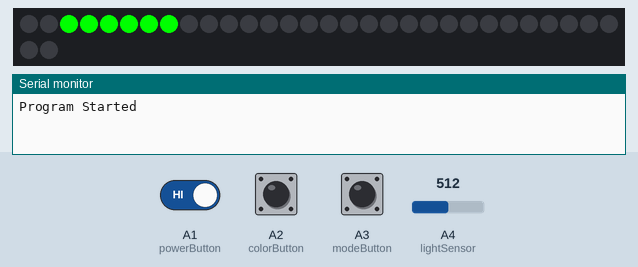
Bench run of a sketch on a simulated Arduino Uno, built with avr-gcc and run on an emulated ATmega328P. On the bench: 32 RGB LEDs in strip order, left to right, continuing on the next row, the last lines printed to the serial monitor. The test bench sets the inputs (shaded band); at power-on: A3 (modeButton) HIGH, A2 (colorButton) HIGH, A1 (powerButton) HIGH, A4 (lightSensor) = 512. Dim RGB values are drawn brighter than linear.

Above: at 3.6 s.
3.7 s: A3 (modeButton) pulled LOW for 1 s
At 5.9 s:
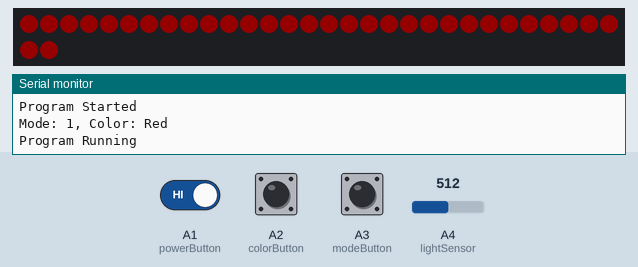
18.7 s: A2 (colorButton) pulled LOW for 3.2 s
At 29.1 s:
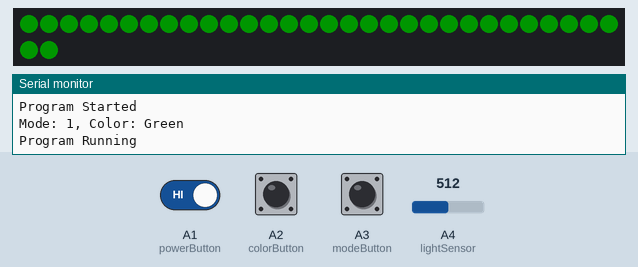
35.9 s: A1 (powerButton) driven LOW and A2 (colorButton) driven LOW
At 36.7 s:
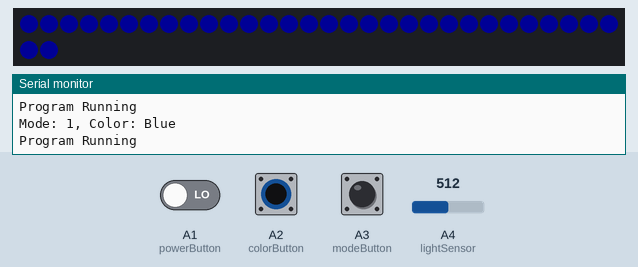
37.5 s: A1 (powerButton) driven HIGH
At 41.8 s:
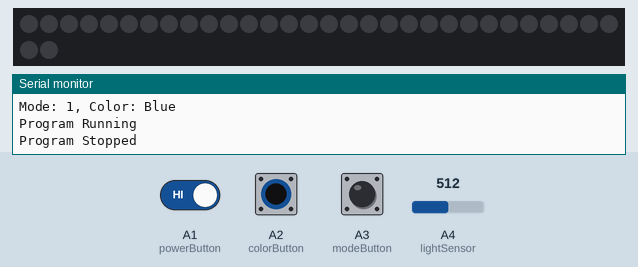
45.9 s: A1 (powerButton) driven LOW
59.9 s: A3 (modeButton) pulled LOW for 0.15 s
Timing chart, 0 to 61.6 s (numbered marks = the images above; inputs shaded):
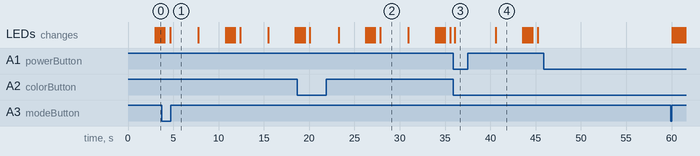

The sketch:

test.ino
```cpp
#include <Adafruit_NeoPixel.h>


					// HUSK //
/* 	 Lyssensoren er på det laveste når den er på default.
   Skru lyssensoren på maks, før du holder inne startknappen	*/


//Definerer pin-nummeret og antall LED-er i NeoPixel-stripen
#define PIN 13
#define NUMPIXELS 32

Adafruit_NeoPixel strip = Adafruit_NeoPixel(NUMPIXELS, PIN, NEO_GRB + NEO_KHZ800);

//Definerer en konstant som skal bli brukt i delay senere.
const int timer = 100;

// Definerer pin-nummer for knapper og sensor.
const int powerButton = A1;
const int colorButton = A2;
const int modeButton = A3;
const int lightSensor = A4;

// Initialiserer en variabel som holder styr på om programmet har startet eller ikke
bool programStarted = false;

//Variabler for knappens tilstand og om knappen er blitt trykket
int colorButtonState = 0;
bool colorButtonPressed = false;

//Variabler for aktiv modus og om modusknappen er blitt trykket
int activeMode = -1;
bool modeButtonPressed = false;

//Variabel som holder styr på nåværende farge, og variabel som lagrer verdien til lyssensoren
int currentColor = 0;
int lightValue;


//Funksjon for å sjekke modusknappen
void CheckmodeButton() {

  int buttonState = digitalRead(modeButton);

  //Hvis knappen er trykket og den ikke allerede var trykket
  if (buttonState == LOW && !modeButtonPressed) {
    delay(50);

    activeMode++;
    if (activeMode > 2) {
      activeMode = 0;
    }

    modeButtonPressed = true;
  } else if (buttonState == HIGH) {
    modeButtonPressed = false;
  }
  //Oppdaterer aktiv modus basert på knappetrykk
}

//Funksjon for å endre fargen
void ChangeColor() {
  currentColor++;
  if (currentColor > 2) {
    currentColor = 0;
  }
  Serial.print("Color changed to: ");
  if (currentColor == 0) {
    Serial.println("Red");
  } else if (currentColor == 1) {
    Serial.println("Green");
  } else if (currentColor == 2) {
    Serial.println("Blue");
  }
  //Endrer nåværende farge og skriver ut nye fargen i SM
}

// Funksjon for å sette fargen på LED-ene i stripen
void ApplyColor(int r, int g, int b) {
  for (int i = 0; i < NUMPIXELS; i++) {
    strip.setPixelColor(i, strip.Color(r, g, b));
  }
  strip.show();
  //Oppdaterer fargen på LED-ene (Denne brukes mye fremover).
}

//Funksjon for å slå av LED-ene
void lysAv() {
  for (int i = 0; i < NUMPIXELS; i++) {
    strip.setPixelColor(i, strip.Color(0, 0, 0));
  }
  strip.show();
}

//Funksjon for å vise en oppstartseffekt
void startmode() {
  strip.setPixelColor(4, strip.Color(0, 255, 0));
  strip.setPixelColor(5, strip.Color(0, 255, 0));
  strip.show();
  delay(200);
  int x = 0;

  for (int i = 0; i <= 4; i++) {
    x = x + 1;

    strip.setPixelColor(4 - x, strip.Color(0, 255, 0));
    strip.setPixelColor(5 + x, strip.Color(0, 255, 0));
    strip.show();
    delay(200);
    //Denne funksjonen har egne delays for å åpna riktig resultat.
    //Her valgte jeg å ikke bruke timer variablen min.
  }
  delay(400);
  //Viser en oppstartseffekt med grønn farge
}

//Oppsett-funksjon som kjører én gang ved oppstart
void setup() {
  strip.begin();
  strip.show();
  //Starter NeoPixel-stripen
  pinMode(powerButton, INPUT_PULLUP);
  pinMode(colorButton, INPUT_PULLUP);
  pinMode(modeButton, INPUT_PULLUP);
  pinMode(lightSensor, INPUT);
  //Setter opp pin-mode for knapper og lyssensor
  Serial.begin(9600);
  //Starter seriell kommunikasjon
}

//Funksjon for å sjekke om knappen er blitt holdt nede i en viss tid
bool isButtonPressedFor(unsigned long duration) {
  unsigned long startTime = millis();
  while (digitalRead(powerButton) == HIGH) {
    if (millis() - startTime >= duration) {
      return true;
    }
  }
  return false;
}

//Funksjon for modus 1 (Static)
void mode1() {
  ApplyColor(currentColor == 0 ? 255 : 0, currentColor == 1 ? 255 : 0, currentColor == 2 ? 255 : 0);
  delay(timer);
  Serial.print("Mode: 1, ");
  Serial.print("Color: ");
  if (currentColor == 0) {
    Serial.println("Red");
  } else if (currentColor == 1) {
    Serial.println("Green");
  } else if (currentColor == 2) {
    Serial.println("Blue");
  }
  //Setter fargen basert på nåværende farge.
  //Serieprinter Mode og nåværende farge
}

//Variabler som holder styr på hvilken del av blinkingen funksjonen er på.
int mode2Step = 0;
int mode3Step = 0;

//Funksjon for modus 2 (Blinking)
void mode2() {
  switch (mode2Step) {
    case 0:
      //Hvis nåværende farge er 1, 2 eller 3. Sett fargen til r,b eller g. Hvis ikke, 0.
      ApplyColor(currentColor == 0 ? 255 : 0, currentColor == 1 ? 255 : 0, currentColor == 2 ? 255 : 0);
      delay(timer);
      mode2Step = 1;
      break;
    case 1:
      //Setter fargen til 0, altså av.
      ApplyColor(0, 0, 0);
      delay(timer);
      mode2Step = 0;
      Serial.print("Mode: 2, ");
      Serial.print("Color: ");
      if (currentColor == 0) {
        Serial.println("Red");
      } else if (currentColor == 1) {
        Serial.println("Green");
      } else if (currentColor == 2) {
        Serial.println("Blue");
      }
      break;
  }
  //Skriver ut modus og farge
}

// Funksjon for modus 3 (Regnbue modus)
void mode3() {

  static int offset = 0;
  //looper gjennom hver pixel i stripen
  for(int i=0; i<strip.numPixels(); i++) {
    //regnbue effekten
    int hue = map((i + offset) % strip.numPixels(), 0, strip.numPixels(), 0, 65535);
    strip.setPixelColor(i, strip.gamma32(strip.ColorHSV(hue)));
  }
  //Viser oppdaterte fargen til lysene
  strip.show();
  delay(timer);
  Serial.println("Mode: 3, Color: Rainbow");
  offset++;
}

//Loop funksjon
void loop() {
  //Sjekker om programmet er startet
  if (!programStarted) {
    if (isButtonPressedFor(3000)) {
      //Hvis knappen er holdt nede i 3 sekunder, starter programmet.
      programStarted = true;
      Serial.println("Program Started");
      //Kjører startmodus funksjonen
      startmode();
    }
  } else {
    CheckmodeButton();

	//Les verdien fra lyssensoren, og juster brightness til Neopixel
    lightValue = analogRead(lightSensor);
    int brightness = map(lightValue, 0, 471, 0, 255);
    strip.setBrightness(brightness);

    //Utfør riktig modus, basert på aktiv modus
    if (activeMode == 0) {
      mode1();
    } else if (activeMode == 1) {
      mode2();
    } else if (activeMode == 2) {
      mode3();
    }

    //Sjekk om fargeknappen er trykket, og endre farge om den er.
    if (digitalRead(colorButton) == LOW && !colorButtonPressed) {
      delay(50);
      ChangeColor();
      colorButtonPressed = true;
    } else if (digitalRead(colorButton) == HIGH) {
      colorButtonPressed = false;
    }

    Serial.println("Program Running");

    //Sjekk om knappen er holdt nede i 3 sek for å skru av.
    if (isButtonPressedFor(3000)) {
      programStarted = false;
      Serial.println("Program Stopped");
      lysAv();
    }
  }
}
```

Measured:
- after the input at 3.7 s, the LEDs: first differ from a run without the input after 0.96 s (image 1)
- after the input at 18.7 s, the LEDs: first differ from a run without the input after 9.2 s (image 2)
- after the input at 35.9 s, the LEDs: change after 0.16 s (image 3)
- after the input at 37.5 s, the LEDs: change after 3.1 s (image 4)
- what the display in image 2 shows lasts 3.1 s, from 27.9 s to 31.0 s
